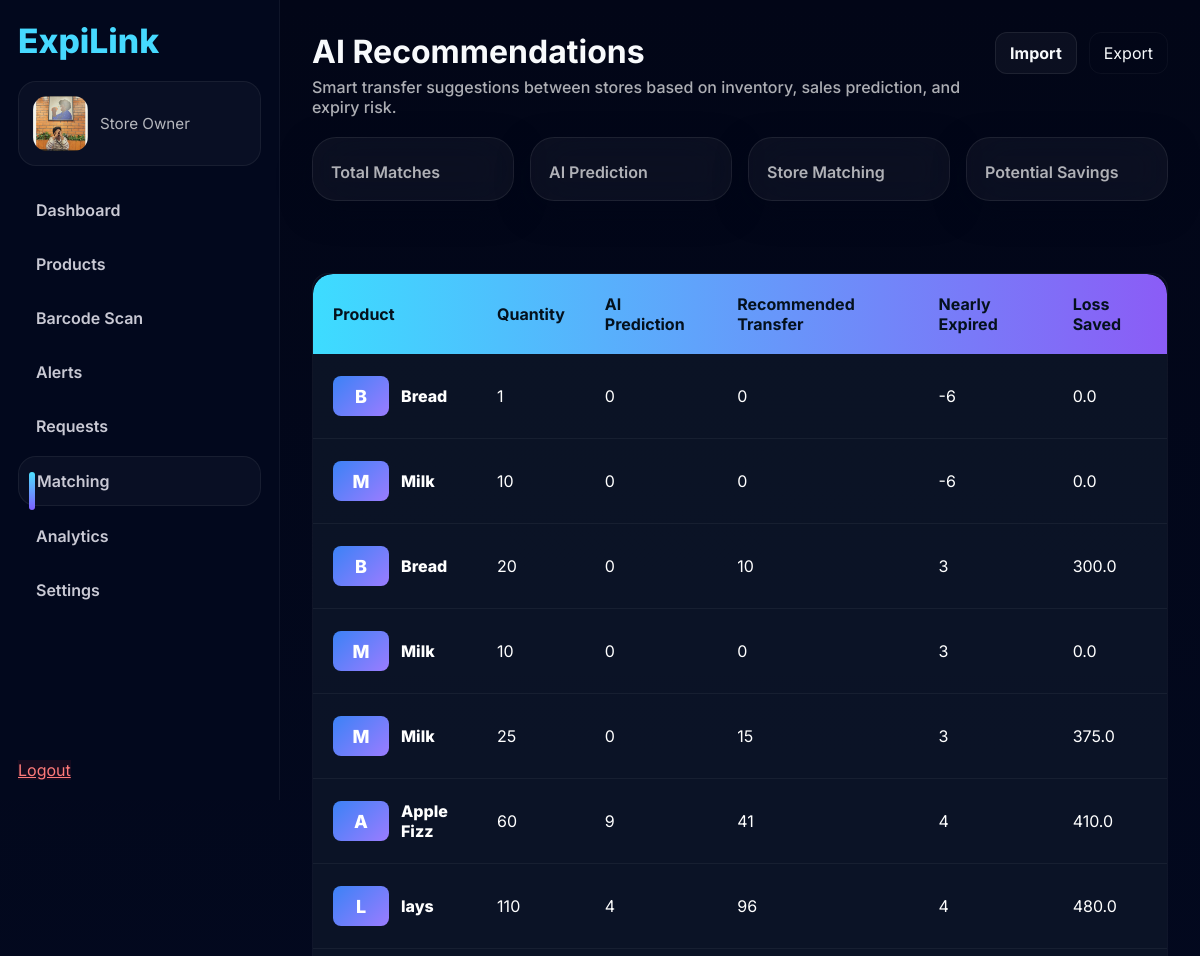
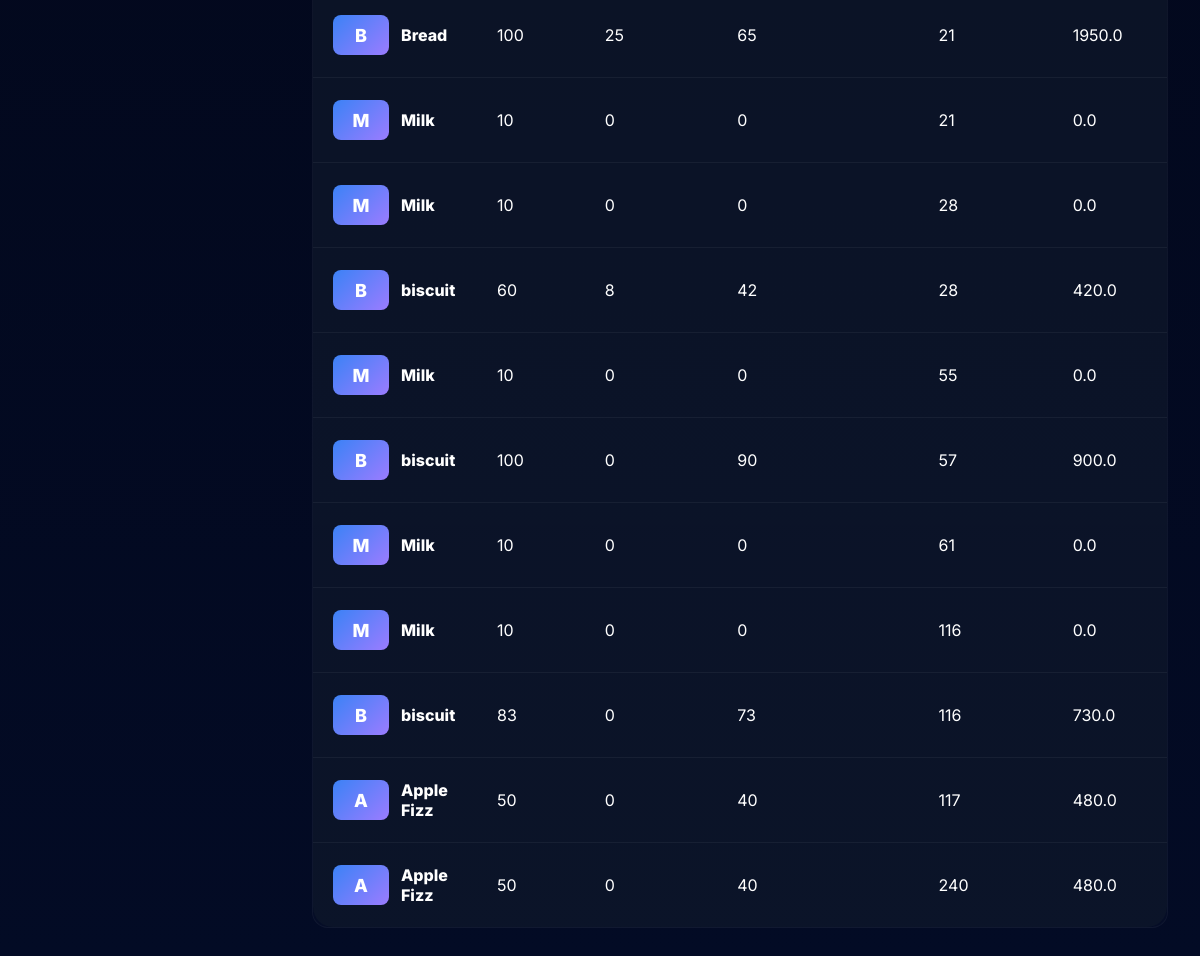
Screenshot of /matching/ with the database file from the repository (2 pictures, top to bottom).
### stores/models.py (models this page shows, shortened)
class Product(models.Model):
    product_name = models.CharField(max_length=100)
    category = models.CharField(
    max_length=100,
    default="General"
)
    supplier = models.CharField(
    max_length=100,
    default="Unknown"
)
    barcode = models.CharField(
    max_length=50,
    blank=True,
    null=True,
    unique=True
)
    batch_number = models.CharField(max_length=50)
    incoming_date = models.DateField()
    expiry_date = models.DateField()
    quantity = models.IntegerField()
    price = models.FloatField(default=0)
    demand = models.IntegerField(default=0)
    store = models.ForeignKey(
        Store,
        on_delete=models.CASCADE
    )

### stores/views.py (the view, shortened to what this page needs)
# urls.py: path('matching/', matching, name='matching'),
def matching(request):
    from datetime import date, timedelta
    from math import radians, cos, sin, asin, sqrt
    today = date.today()
    current_store = None
    try:
        if request.user and request.user.is_authenticated:
            current_store = Store.objects.filter(email__iexact=request.user.email).first()
    except Exception:
        current_store = None
    if not current_store:
        current_store = Store.objects.first()
    matches = []
    products = Product.objects.all().order_by('product_name')
    try:
        print("Products:", products.count())
    except Exception:
        print("Products: (could not count)")
    for p in products:
        days_left = (p.expiry_date - today).days if getattr(p, 'expiry_date', None) else 9999
        predicted = None
        try:
            predicted = getattr(p, 'demand', None)
            if predicted is None:
                recent_reqs = Request.objects.filter(product_name__iexact=p.product_name)
                if recent_reqs.exists():
                    predicted = int(sum([r.quantity_needed for r in recent_reqs]) / recent_reqs.count())
                else:
                    predicted = 0
        except Exception:
            predicted = 0
        try:
            transfer = max(int(getattr(p, 'quantity', 0)) - int(predicted) - 10, 0)
        except Exception:
            transfer = 0
        try:
            saved_amount = transfer * (float(getattr(p, 'price', 0) or 0)
                                       if getattr(p, 'price', None) is not None else 0)
        except Exception:
            saved_amount = 0
        matches.append({
            'product': p,
            'predicted_demand': predicted,
            'recommended_transfer': transfer,
            'days_left': days_left,
            'saved_amount': saved_amount,
        })
    try:
        print("Matches:", len(matches))
    except Exception:
        print("Matches: (could not determine length)")
    return render(request, 'matching.html', {'matches': matches})

### templates/matching.html (shortened to what this page needs)
<!doctype html>
<html lang="en">
<head>
</head>
{% load static %}
<body>
  {% include 'components/sidebar.html' %}
  <main class="page">
    <div class="container">
      <header class="header">
        <div class="title-wrap">
          <h1>AI Recommendations</h1>
          <div class="subtitle">Smart transfer suggestions between stores based on inventory, sales prediction, and expiry risk.</div>
        </div>
        <div style="display:flex;gap:12px;align-items:center">
          <div style="background:var(--glass);border:1px solid var(--glass-border);padding:10px 14px;border-radius:12px;font-weight:700;">Import</div>
          <div style="background:transparent;border:1px solid rgba(255,255,255,0.04);padding:10px 14px;border-radius:12px;">Export</div>
        </div>
      </header>
      <section class="stats">
          <div class="stat-card" data-filter="TOTAL">
            <div class="stat-label">Total Matches</div>
          </div>
          <div class="stat-card" data-filter="AI">
            <div class="stat-label">AI Prediction</div>
          </div>
          <div class="stat-card" data-filter="STORE">
            <div class="stat-label">Store Matching</div>
          </div>
          <div class="stat-card" data-filter="SAVINGS">
            <div class="stat-label">Potential Savings</div>
          </div>
      </section>
      <div class="layout">
        <section>
          <div class="products-container">
            <div style="overflow:auto; margin-top:10px;">
              <div class="alerts-table">
              <table class="match-table">
                <thead>
                  <tr>
                    <th>Product</th>
                    <th>Quantity</th>
                    <th>AI Prediction</th>
                    <th>Recommended Transfer</th>
                    <th>Nearly Expired</th>
                    <th>Loss Saved</th>
                  </tr>
                </thead>
                <tbody id="matches-body">
                {% if matches %}
                  {% for match in matches %}
                    <tr data-days-left="{{ match.days_left }}">
                      <td class="td-product"><div style="display:flex;align-items:center;gap:12px"><div class="prod-thumb">{{ match.product.product_name|first|upper }}</div><div><div style="font-weight:800">{{ match.product.product_name }}</div></div></div></td>
                      <td>{{ match.product.quantity }}</td>
                      <td>{{ match.predicted_demand }}</td>
                      <td>{{ match.recommended_transfer }}</td>
                      <td>{{ match.days_left }}</td>
                      <td>{{ match.saved_amount }}</td>
                    </tr>
                  {% endfor %}
                {% else %}
                  <tr><td colspan="6" style="padding:18px;color:var(--muted);text-align:center;background:var(--glass);border-radius:12px">No Matching Recommendations Available</td></tr>
                {% endif %}
                </tbody>
              </table>
              </div>
            </div>
          </div>
        </section>
      </div>
    </div>
  </main>
</body>
</html>

### templates/matching.html (style rules this page uses)
:root { --bg-grad-start:#020617; --bg-grad-end:#030B25; --glass: rgba(255,255,255,0.04); --glass-border: rgba(255,255,255,0.08); --glass-radius:24px; --glass-blur:25px; --accent-1:#22D3EE; --accent-2:#3B82F6; --cyan:#3EE7FF; --text:#F8FAFC; --muted:rgba(255,255,255,0.68); --healthy:#22C55E; --warning:#F59E0B; --urgent:#EF4444; }
* { box-sizing:border-box }
html,body { height:100%;margin:0;font-family:Inter,system-ui,-apple-system,Segoe UI,Roboto,"Helvetica Neue",Arial;color:var(--text);background:linear-gradient(180deg,var(--bg-grad-start),var(--bg-grad-end));-webkit-font-smoothing:antialiased }
main.page { margin-left:280px; padding:32px; min-height:100vh }
.container { width:100%;margin:0;max-width:none }
.header { display:flex;align-items:flex-start;justify-content:space-between;gap:20px }
.title-wrap { max-width:780px }
h1 { font-size:32px;margin:0;font-weight:700 }
.subtitle { color:var(--muted);margin-top:6px;font-weight:500 }
.stats { display:grid;grid-template-columns:repeat(4,1fr);gap:16px;margin-top:20px }
.stat-card { background:var(--glass);backdrop-filter:blur(var(--glass-blur));border:1px solid var(--glass-border);border-radius:var(--glass-radius);padding:18px;box-shadow:0 10px 30px rgba(2,6,23,0.6);transition:transform .22s ease, box-shadow .22s ease }
.stat-label { color:var(--muted);margin-top:6px;font-weight:600 }
.layout { display:grid;grid-template-columns:1fr;gap:20px;margin-top:22px }
.products-container { width:100%;max-width:none }
.prod-thumb { width:56px;height:56px;border-radius:10px;background:linear-gradient(135deg,var(--accent-2),#9b7cff);display:flex;align-items:center;justify-content:center;font-weight:800;font-size:18px;flex:0 0 56px }
.alerts-table { background:linear-gradient(180deg, rgba(255,255,255,0.02), rgba(255,255,255,0.01)); border-radius:16px; border:1px solid rgba(255,255,255,0.04); overflow:hidden; }
.match-table { width: 100%; border-collapse: collapse; background: rgba(15, 23, 42, 0.65); border-radius: 20px; overflow: hidden; }
.match-table thead { background: linear-gradient(90deg, #3DDCFF 0%, #8B5CF6 100%); }
.match-table thead th { background: transparent; color: #04111d; font-size: 1rem; font-weight: 700; padding: 20px; text-align: left; }
.match-table thead th:first-child { border-top-left-radius:20px }
.match-table thead th:last-child { border-top-right-radius:20px }
.match-table tbody td { padding: 22px 20px; border-bottom: 1px solid rgba(255,255,255,0.05); color: white; vertical-align: middle; }
.match-table tbody tr:last-child td { border-bottom: none; }
.td-product .prod-thumb { width:40px;height:40px;border-radius:8px;font-weight:800;display:inline-flex;align-items:center;justify-content:center;background:linear-gradient(135deg,var(--accent-2),#9b7cff);color:#fff }

### rows the page displays
Product: product.product_name|first "A", product.product_name "Apple Fizz", product.quantity "60", predicted_demand "9", recommended_transfer "41", days_left "4", saved_amount "410.0"
Product: product.product_name|first "A", product.product_name "Apple Fizz", product.quantity "50", predicted_demand "0", recommended_transfer "40", days_left "117", saved_amount "480.0"
Product: product.product_name|first "A", product.product_name "Apple Fizz", product.quantity "50", predicted_demand "0", recommended_transfer "40", days_left "240", saved_amount "480.0"
Product: product.product_name|first "B", product.product_name "Bread", product.quantity "100", predicted_demand "25", recommended_transfer "65", days_left "21", saved_amount "1950.0"
Product: product.product_name|first "B", product.product_name "Bread", product.quantity "1", predicted_demand "0", recommended_transfer "0", days_left "-6", saved_amount "0.0"
Product: product.product_name|first "B", product.product_name "Bread", product.quantity "20", predicted_demand "0", recommended_transfer "10", days_left "3", saved_amount "300.0"
Product: product.product_name|first "M", product.product_name "Milk", product.quantity "10", predicted_demand "0", recommended_transfer "0", days_left "3", saved_amount "0.0"
Product: product.product_name|first "M", product.product_name "Milk", product.quantity "10", predicted_demand "0", recommended_transfer "0", days_left "116", saved_amount "0.0"
Product: product.product_name|first "M", product.product_name "Milk", product.quantity "10", predicted_demand "0", recommended_transfer "0", days_left "61", saved_amount "0.0"
Product: product.product_name|first "M", product.product_name "Milk", product.quantity "10", predicted_demand "0", recommended_transfer "0", days_left "55", saved_amount "0.0"
Product: product.product_name|first "M", product.product_name "Milk", product.quantity "10", predicted_demand "0", recommended_transfer "0", days_left "21", saved_amount "0.0"
Product: product.product_name|first "M", product.product_name "Milk", product.quantity "25", predicted_demand "0", recommended_transfer "15", days_left "3", saved_amount "375.0"
Product: product.product_name|first "M", product.product_name "Milk", product.quantity "10", predicted_demand "0", recommended_transfer "0", days_left "-6", saved_amount "0.0"
Product: product.product_name|first "M", product.product_name "Milk", product.quantity "10", predicted_demand "0", recommended_transfer "0", days_left "28", saved_amount "0.0"
Product: product.product_name|first "B", product.product_name "biscuit", product.quantity "60", predicted_demand "8", recommended_transfer "42", days_left "28", saved_amount "420.0"
Product: product.product_name|first "B", product.product_name "biscuit", product.quantity "83", predicted_demand "0", recommended_transfer "73", days_left "116", saved_amount "730.0"
Product: product.product_name|first "B", product.product_name "biscuit", product.quantity "100", predicted_demand "0", recommended_transfer "90", days_left "57", saved_amount "900.0"
Product: product.product_name|first "L", product.product_name "lays", product.quantity "110", predicted_demand "4", recommended_transfer "96", days_left "4", saved_amount "480.0"
